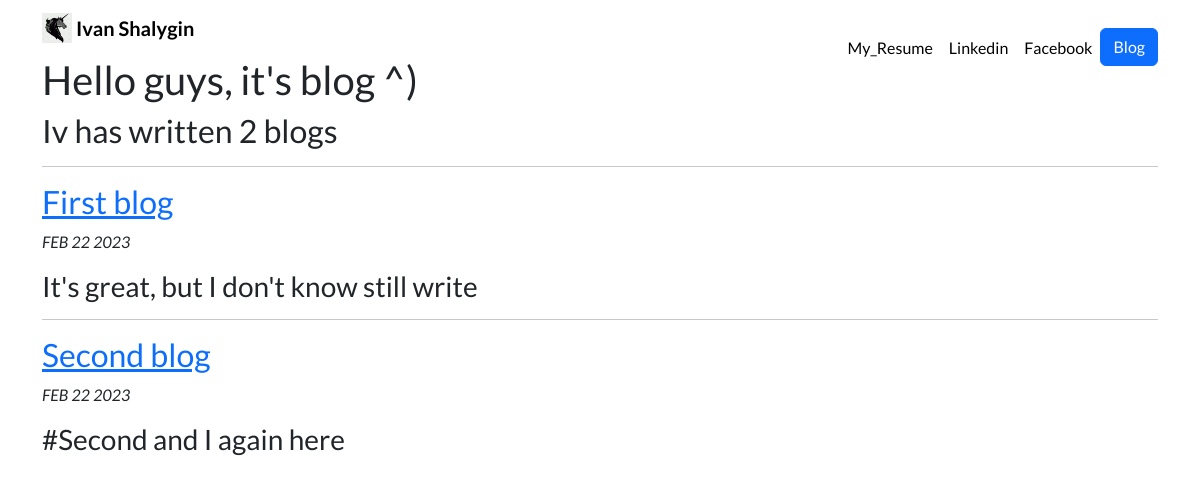
/blog/, run on an earlier commit of the app's database.
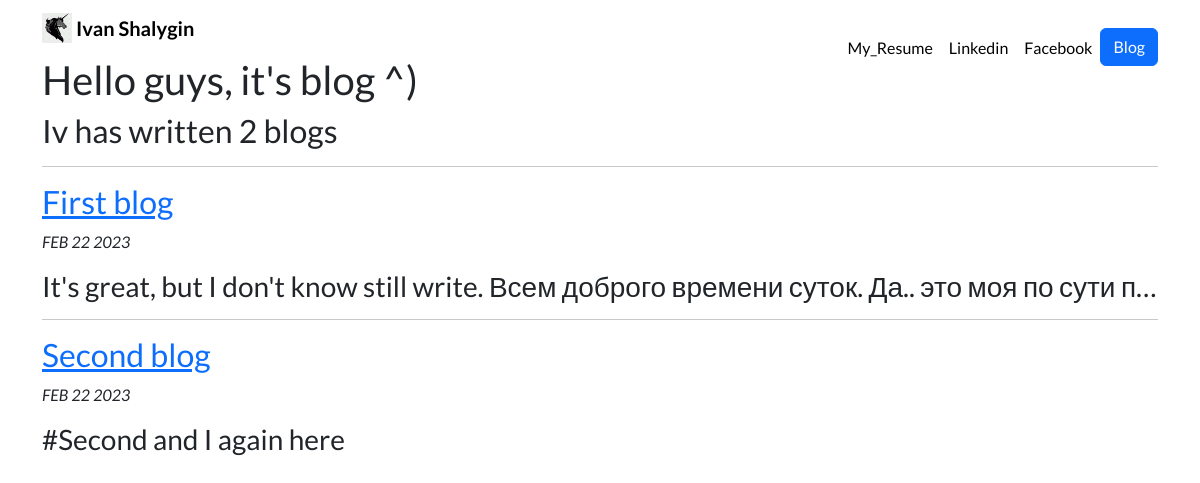
And on a later commit of the database.
### blog/models.py (models this page shows, shortened)
class Blog(models.Model):
    title = models.CharField(max_length=200)
    data_post = models.DateField()
    discripton = models.TextField()

### blog/views.py (the view)
# urls.py: path('', views.all_blogs, name='all_blogs'),
def all_blogs(request):
    blogi = Blog.objects.order_by('-data_post')
    return render(request, 'blog/all_blogs.html', {'blogi': blogi, })

### blog/templates/blog/all_blogs.html
{% extends 'portfolio/base.html' %}
{% block content %}
    <h1>Hello guys, it's blog ^)</h1>
    <h2>Iv has written {{ blogi.count }} blog{{ blogi.count|pluralize}}</h2>
    {% for blog in blogi %}
        <hr>
        <a href="{% url 'blog:detail' blog.id %}"><h2>{{ blog.title }}</h2></a>
        <p><i>{{ blog.data_post|date:'M d Y'|upper }}</i></p>
        <h3>{{ blog.discripton|striptags|truncatechars:100 }}</h3>
    {% endfor %}
{% endblock %}

What changed in the data, as far as the page shows it:
changed Blog "First blog": discripton "It's great, but I don't know still write" → "It's great, but I don't know still write. Всем доброго времени суток. Да.. это моя по сути п…"
